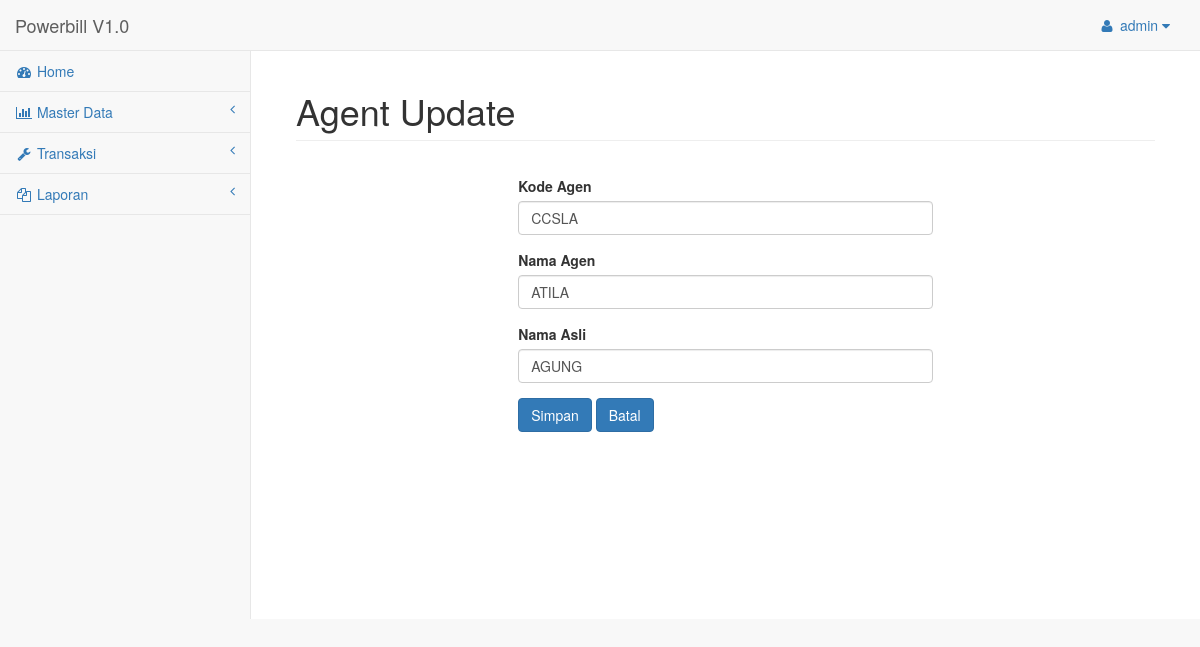
The page /admin.php?mod=agent-update&id=1 (signed in) on the database its author committed.
### tables this page shows
CREATE TABLE `agent` (
  `IdAgent` int(5) NOT NULL AUTO_INCREMENT,
  `KdAgent` varchar(5) DEFAULT NULL,
  `Agent` varchar(15) DEFAULT NULL,
  `NamaAsli` varchar(50) DEFAULT NULL,
  PRIMARY KEY (`IdAgent`)
);

### mod/agent-update.php (the view, shortened to what this page needs)
<?php
$id = @$_GET['id'];
if(!empty($id)){
$sql = "SELECT * FROM agent WHERE IdAgent='$id'";
$qry = mysql_query($sql);
$data = mysql_fetch_assoc($qry);
?>
<div class="row">
    <div class="col-lg-12">
        <h1 class="page-header">Agent Update</h1>
    </div>
</div>
<div class="row">
	<div class="col-lg-3"></div>
	<div class="col-lg-6">
		<form action="admin.php?mod=agent-proccess&act=update" method="post">
			<div class="form-group">
				<label>Kode Agen</label>
				<input class="form-control" type="text" name="KdAgent" value="<?=$data['KdAgent']?>">
			</div>
			<div class="form-group">
				<label>Nama Agen</label>
				<input class="form-control" type="text" name="Agent" value="<?=$data['Agent']?>">
			</div>
			<div class="form-group">
				<label>Nama Asli</label>
				<input class="form-control" type="text" name="NamaAsli" value="<?=$data['NamaAsli']?>">
			</div>
			<div class="form-group">
				<button class="btn btn-primary" type="submit">Simpan</button>
				<a class="btn btn-primary" href="javascript:history.back(-1)">Batal</a>
			</div>
		</form>
	</div>
	<div class="col-lg-3"></div>
</div>
<?php
}
?>

### assets/css/sb-admin-2.css (style rules this page uses)
body { background-color: #f8f8f8; }

### rows shown on the page
agent: KdAgent "CCSLA", Agent "ATILA", NamaAsli "AGUNG"

### other values the page prints
$_SESSION['uname'] "admin"
